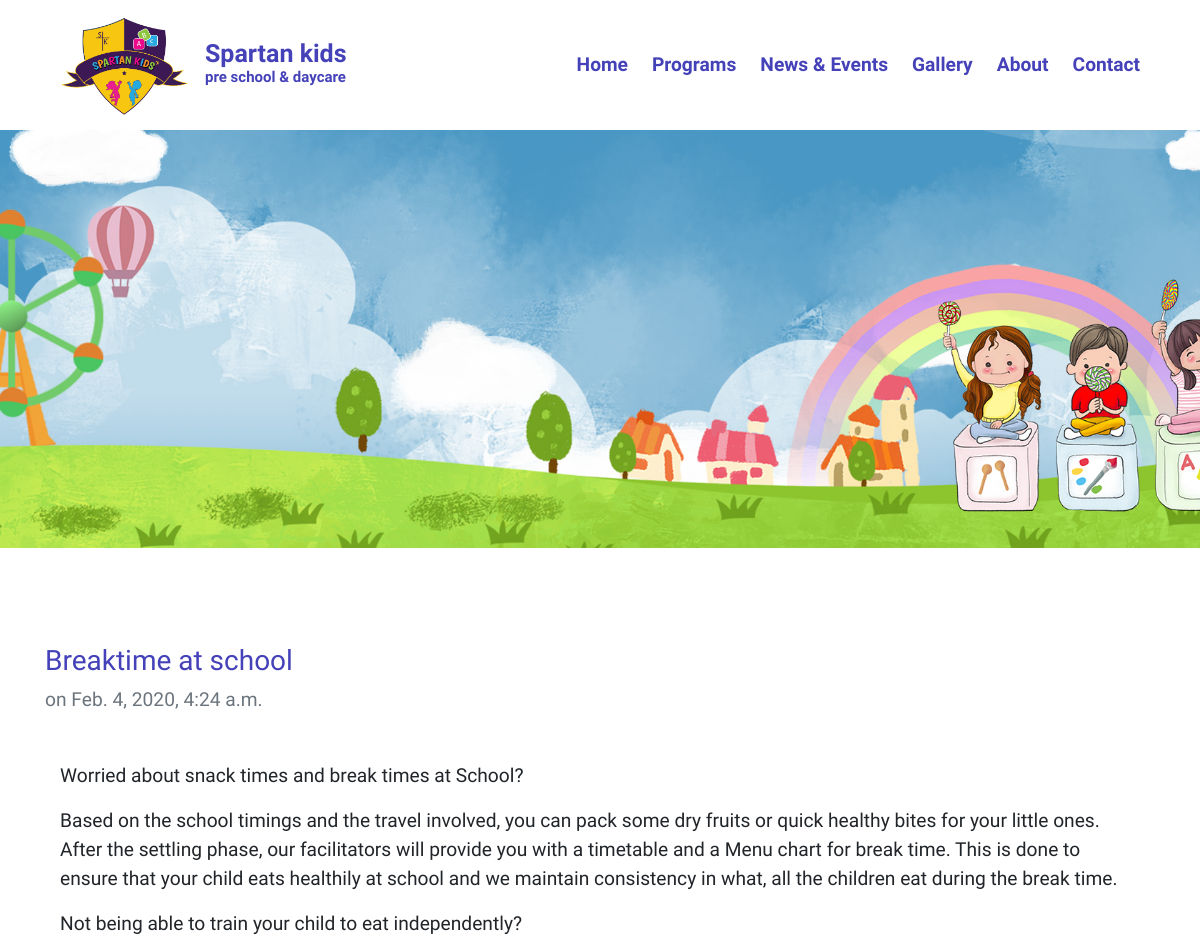
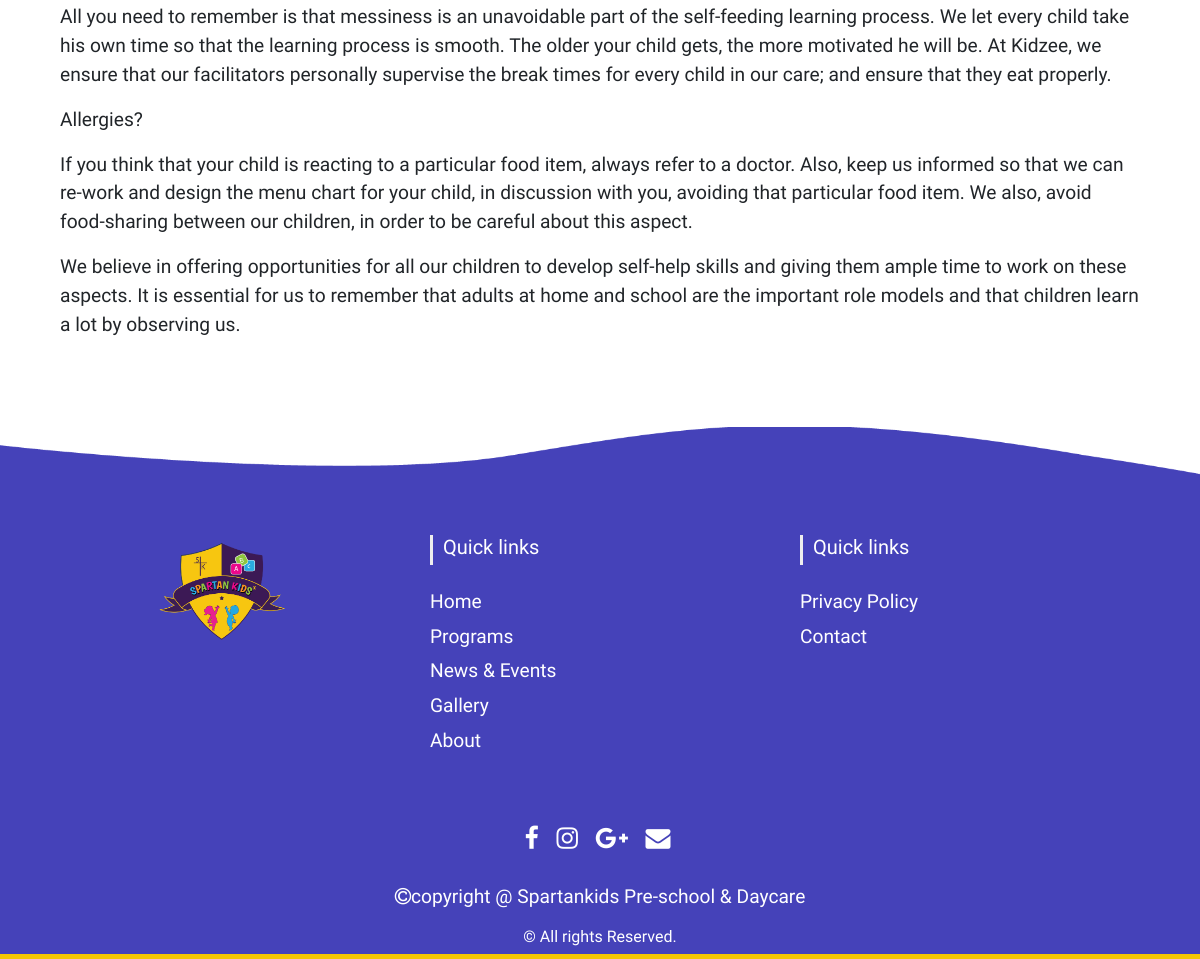
Page /news/breaktime-school on the committed database (2 pictures, top to bottom).
### news/models.py (models this page shows, shortened)
class News(models.Model):
    title = models.CharField(max_length=500)
    slug = models.SlugField(max_length=500, unique=True)
    description = models.TextField()
    timestamp = models.DateTimeField(auto_now=True, auto_now_add=False)
    class Meta:
        ordering = ['-timestamp']

### news/views.py (the view)
# urls.py: path('<slug>', views.detail_view),
def detail_view(request, slug):
    context = {}
    context["data"] = News.objects.get(slug = slug)
    return render(request, "pages/newsdetail.html", context)

### templates/pages/newsdetail.html
{% extends 'base.html' %}
{% block content %}
{% load static  %}
<section class="pb-4"><div class="banner-img pt-5 mt-5">
</div>
<div class="container mt-5 pt-5">
<h3><a href="/news/{{data.slug}}">{{ data.title }}</a></h3>
<span class="pb-5 text-muted"> on {{ data.timestamp }}</span>
<div class = "container py-5">
	{{ data.description|safe|linebreaks}}
</div>
</div>
</section>
{% endblock %}

### static/spartan/css/style.css (style rules this page uses)
* { margin: 0; padding: 0; }
body { font-family: 'Laila', sans-serif; font-size: larger; }
a { color: #4542b9; }
h1, h2, h3, h4, h5, h6, .h1, .h2, .h3, .h4, .h5, .h6 { font-family: 'Bubblegum Sans', cursive; }
.banner-img { height: 500px; width: 100%; background: url("/static/spartan/img/banner.jpg"); background-size: cover; background-repeat: no-repeat; background-position: center; overflow: hidden; }

### rows in the picture
News: title "Breaktime at school", timestamp "Feb. 4, 2020, 4:24 a.m.", description "Worried about snack times and break times at School? Based on the school timings and the travel involved, you can pack some dry fruits or quick healthy bites for your little ones. After the settling phase, our facilitators will provide you with a timetable and a Menu chart for break time. This is done to ensure that your child eats healthily at school and we maintain consistency in what, all the children eat during the break time. Not being able to train your child to eat independently? All you need to remember is that messiness is an unavoidable part of the self-feeding learning process. We let every child take his own time so that the learning process is smooth. The older your child gets,…"
